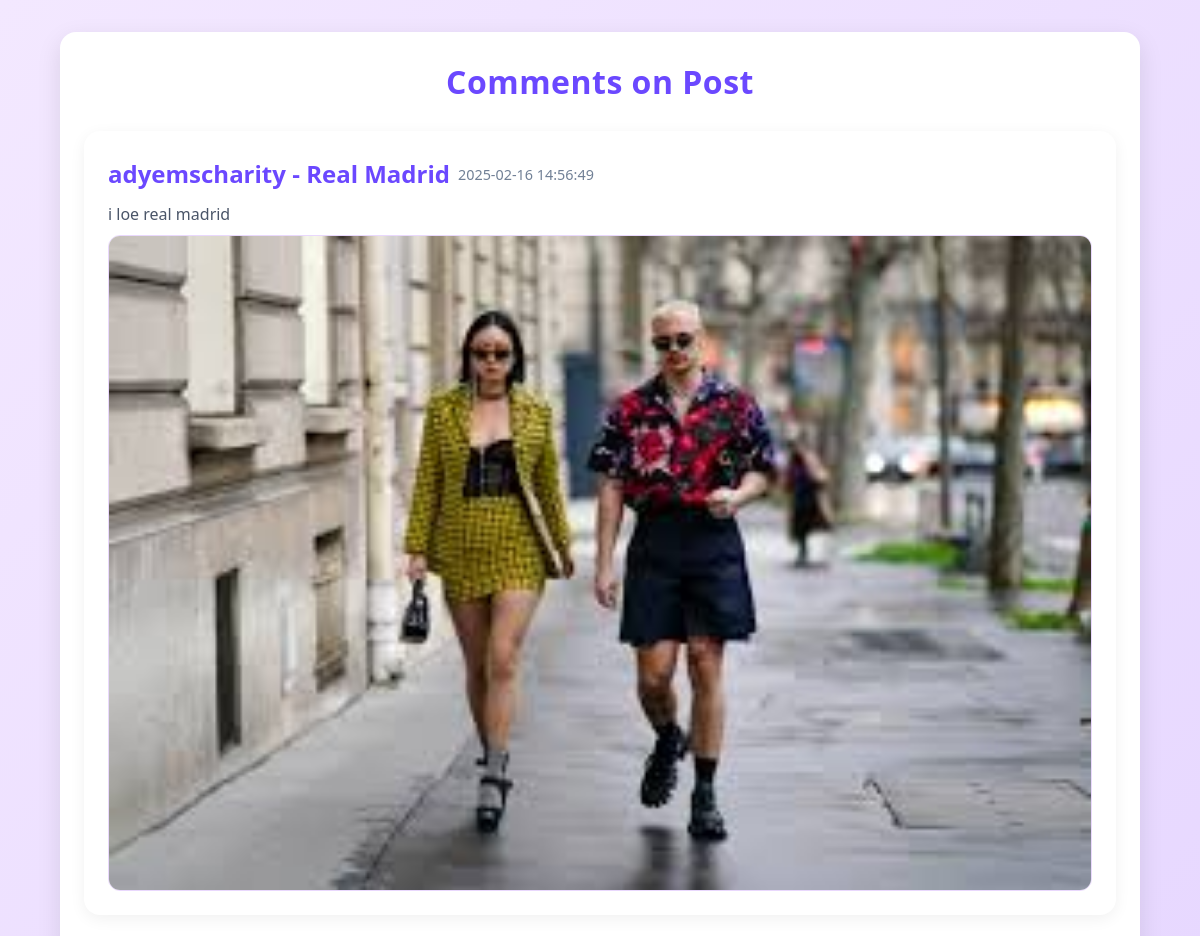
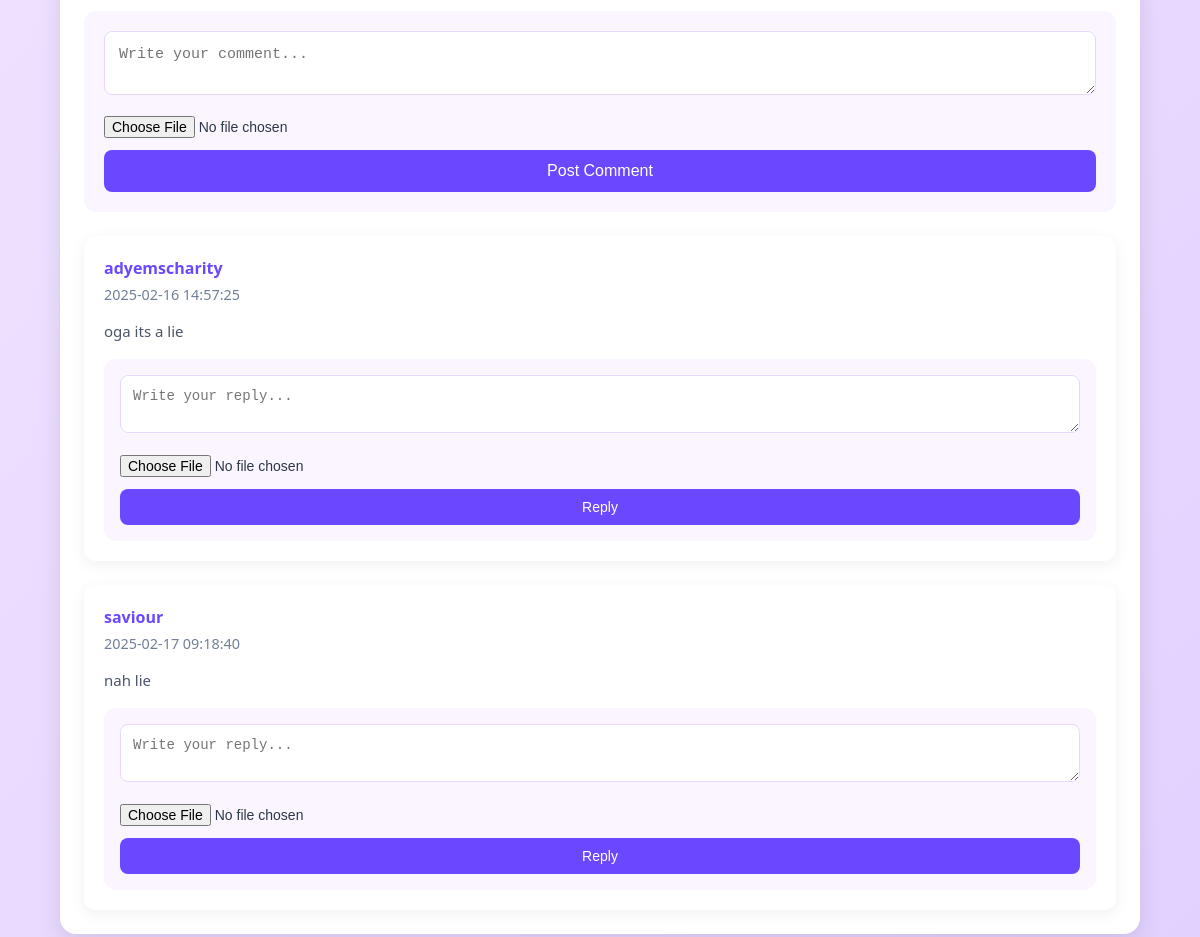
The app's page /dashboard/comments.php?post_id=6 with its own data (2 pictures, top to bottom).
### tables this page shows
CREATE TABLE `fpost` (
  `id` int(11) NOT NULL,
  `user_id` int(11) DEFAULT NULL,
  `content` text NOT NULL,
  `timestamp` timestamp NOT NULL DEFAULT current_timestamp(),
  `image_path` varchar(255) DEFAULT NULL
);

CREATE TABLE `users` (
  `id` int(11) NOT NULL,
  `username` varchar(255) NOT NULL,
  `email` varchar(255) NOT NULL,
  `password` varchar(255) NOT NULL,
  `profile_picture` varchar(255) DEFAULT NULL,
  `created_at` timestamp NOT NULL DEFAULT current_timestamp(),
  `address` varchar(255) DEFAULT NULL,
  `department` varchar(255) DEFAULT NULL,
  `faculty` varchar(255) DEFAULT NULL,
  `level` varchar(255) DEFAULT NULL,
  `id_number` varchar(50) DEFAULT NULL,
  `phone_number` varchar(50) DEFAULT NULL,
  `stays_in_hostel` enum('Yes','No') DEFAULT NULL,
  `about_me` text DEFAULT NULL,
  `full_name` varchar(255) DEFAULT NULL,
  `interests` text DEFAULT NULL,
  `relationship_status` enum('Single','Married','In a relationship','It''s complicated','Divorced','Widowed') DEFAULT NULL,
  `gender` varchar(10) DEFAULT NULL,
  `account_name` varchar(255) NOT NULL,
  `account_number` varchar(255) NOT NULL,
  `bank_name` varchar(255) NOT NULL,
  `verified` tinyint(1) DEFAULT 0,
  `club` varchar(255) NOT NULL,
  `first_time` tinyint(1) DEFAULT 1
);

CREATE TABLE `fcomment` (
  `id` int(11) NOT NULL,
  `post_id` int(11) DEFAULT NULL,
  `user_id` int(11) DEFAULT NULL,
  `content` text NOT NULL,
  `timestamp` timestamp NOT NULL DEFAULT current_timestamp(),
  `comments_id` int(11) DEFAULT NULL,
  `image_path` varchar(255) DEFAULT NULL,
  `parent_comment_id` int(11) DEFAULT NULL,
  `parent_id` int(11) DEFAULT NULL
);

### dashboard/comments.php (the view, shortened to what this page needs)
<?php
include 'db_connection.php';
$post_id = $_GET['post_id'];
$query = "SELECT fpost.content AS post_content, fpost.timestamp AS post_timestamp,
                 fpost.image_path AS post_image, users.username, users.club
          FROM fpost
          JOIN users ON fpost.user_id = users.id
          WHERE fpost.id = ?";
$stmt = $conn->prepare($query);
$stmt->bind_param("i", $post_id);
$stmt->execute();
$post_result = $stmt->get_result();
$post = $post_result->fetch_assoc();
function fetchComments($conn, $post_id, $parent_id = null) {
    $query = "SELECT fcomment.id AS comment_id, fcomment.content AS comment_content,
                     fcomment.timestamp AS comment_timestamp, fcomment.image_path AS comment_image,
                     fcomment.parent_id, users.username
              FROM fcomment
              JOIN users ON fcomment.user_id = users.id
              WHERE fcomment.post_id = ? AND " . ($parent_id === null ? "fcomment.parent_id IS NULL" : "fcomment.parent_id = ?") . "
              ORDER BY fcomment.timestamp ASC";
    $stmt = $conn->prepare($query);
    if ($parent_id === null) {
        $stmt->bind_param("i", $post_id);
    } else {
        $stmt->bind_param("ii", $post_id, $parent_id);
    }
    $stmt->execute();
    $result = $stmt->get_result();
    $comments = [];
    while ($row = $result->fetch_assoc()) {
        $row['replies'] = fetchComments($conn, $post_id, $row['comment_id']);
        $comments[] = $row;
    }
    return $comments;
}
$comments = fetchComments($conn, $post_id);
?>
<!DOCTYPE html>
<html lang="en">
<head>
</head>
<body>
<div class="container">
    <h1>Comments on Post</h1>
    <div class="post">
        <div class="post-header">
            <h2><?php echo htmlspecialchars($post['username']); ?> - <?php echo htmlspecialchars($post['club']); ?></h2>
            <span class="timestamp"><?php echo $post['post_timestamp']; ?></span>
        </div>
        <p class="content"><?php echo nl2br(htmlspecialchars($post['post_content'])); ?></p>
        <?php if ($post['post_image']): ?>
            <img src="<?php echo htmlspecialchars($post['post_image']); ?>" alt="Post Image">
        <?php endif; ?>
    </div>
    <form id="comment-form" enctype="multipart/form-data" class="comment-form">
        <textarea name="comment_content" placeholder="Write your comment..." required></textarea>
        <input type="file" name="comment_image" accept="image/*">
        <button type="submit">Post Comment</button>
    </form>
    <div class="comments">
        <?php
        function renderComments($comments, $post_id) {
            foreach ($comments as $comment) {
                echo '<div class="comment" data-comment-id="' . $comment['comment_id'] . '">';
                echo '<h3 class="username">' . htmlspecialchars($comment['username']) . '</h3>';
                echo '<span class="timestamp">' . $comment['comment_timestamp'] . '</span>';
                echo '<p class="content">' . nl2br(htmlspecialchars($comment['comment_content'])) . '</p>';
                echo '<form class="reply-form" enctype="multipart/form-data">';
                echo '<textarea name="reply_content" placeholder="Write your reply..." required></textarea>';
                echo '<input type="file" name="reply_image" accept="image/*">';
                echo '<button type="submit">Reply</button>';
                echo '</form>';
                echo '</div>';
            }
        }
        renderComments($comments, $post_id);
        ?>
    </div>
</div>
</body>
</html>

### dashboard/comments.php (style rules this page uses)
* { margin: 0; padding: 0; box-sizing: border-box; }
body { font-family: 'Segoe UI', 'Arial', sans-serif; background: linear-gradient(135deg, #f3e8ff 0%, #e2d1ff 100%); color: #2d3748; line-height: 1.6; min-height: 100vh; }
.container { width: 90%; max-width: 1200px; margin: 2rem auto; padding: 1.5rem; background: #ffffff; border-radius: 1rem; box-shadow: 0 0.5rem 1.5rem rgba(0, 0, 0, 0.1); }
h1 { text-align: center; font-size: clamp(1.5rem, 5vw, 2rem); color: #6b48ff; margin-bottom: 1.5rem; font-weight: 600; letter-spacing: 0.5px; }
.post { width: 100%; background: #ffffff; padding: 1.5rem; border-radius: 1rem; box-shadow: 0 0.25rem 1rem rgba(0, 0, 0, 0.06); margin-bottom: 2rem; transition: transform 0.2s ease, box-shadow 0.2s ease; display: flex; flex-direction: column; gap: 0.5rem; }
.post-header { display: flex; align-items: center; gap: 0.5rem; }
.post h2 { font-size: clamp(1.25rem, 4vw, 1.5rem); color: #6b48ff; font-weight: 600; }
.post .timestamp { font-size: clamp(0.75rem, 2.5vw, 0.9rem); color: #718096; }
.post .content { font-size: clamp(0.875rem, 3vw, 1rem); color: #4a5568; }
.post img { width: 100%; height: auto; border-radius: 0.75rem; border: 1px solid #e9d8fd; }
.comment-form { width: 100%; margin-top: 1.5rem; background: #faf5ff; padding: 1.25rem; border-radius: 0.75rem; }
.comment-form textarea { width: 100%; padding: 0.875rem; font-size: clamp(0.875rem, 2.5vw, 0.9375rem); border-radius: 0.5rem; border: 1px solid #e9d8fd; resize: vertical; margin-bottom: 0.75rem; background: #fff; transition: border-color 0.3s ease; }
.comment-form input[type="file"] { width: 100%; margin-bottom: 0.75rem; font-size: clamp(0.75rem, 2vw, 0.875rem); }
.comment-form button { width: 100%; background: #6b48ff; color: #fff; border: none; padding: 0.75rem 1.5rem; border-radius: 0.5rem; font-size: clamp(0.875rem, 2.5vw, 1rem); font-weight: 500; cursor: pointer; transition: background 0.3s ease, transform 0.2s ease; }
.comment { width: 100%; margin-top: 1.5rem; padding: 1.25rem; background: #ffffff; border-radius: 0.75rem; box-shadow: 0 0.25rem 1rem rgba(0, 0, 0, 0.06); transition: transform 0.2s ease; }
.comment .username { font-weight: 600; color: #6b48ff; font-size: clamp(0.875rem, 2.5vw, 1rem); }
.comment .timestamp { font-size: clamp(0.75rem, 2vw, 0.9rem); color: #718096; margin-top: 0.25rem; }
.comment .content { margin-top: 0.75rem; font-size: clamp(0.875rem, 2.5vw, 0.9375rem); color: #4a5568; }
.reply-form { width: 100%; margin-top: 1rem; background: #faf5ff; padding: 1rem; border-radius: 0.75rem; }
.reply-form textarea { width: 100%; padding: 0.75rem; font-size: clamp(0.75rem, 2vw, 0.875rem); border-radius: 0.5rem; border: 1px solid #e9d8fd; resize: vertical; margin-bottom: 0.75rem; background: #fff; transition: border-color 0.3s ease; }
.reply-form input[type="file"] { width: 100%; margin-bottom: 0.75rem; font-size: clamp(0.75rem, 2vw, 0.875rem); }
.reply-form button { width: 100%; background: #6b48ff; color: #fff; border: none; padding: 0.625rem 1.25rem; border-radius: 0.5rem; font-size: clamp(0.75rem, 2vw, 0.875rem); font-weight: 500; cursor: pointer; transition: background 0.3s ease, transform 0.2s ease; }

### records on screen
fpost: user.username "adyemscharity", user.club "Real Madrid", timestamp "2025-02-16 14:56:49", content "i loe real madrid", image_path (picture)
fcomment: user.username "adyemscharity", timestamp "2025-02-16 14:57:25", content "oga its a lie"
fcomment: user.username "saviour", timestamp "2025-02-17 09:18:40", content "nah lie"
